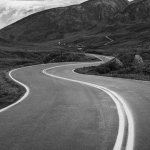
%> input picture img/source.jpg, 150 x 150 px
$ octave main.m   (GNU Octave 9; MATLAB toolbox functions it lacks are replaced by stand-ins)
%> lines starting %> are read from the running program, lines starting %| are printed output that depends on the picture; in (x1, y1, x2, y2) boxes, pixels count from 0 and x2, y2 are one past the last pixel; in counts of white or black regions, pixels touching at a corner belong together; the program's own positions count from 1
### geotrans.m
%  Example call of the GEOTRANS-function
%  --------------------------------------
%  function test
%  %        ====
%  f = double(imread('image.tif'));                     % read grayscale image
%  H = [1 0.1 2; 0.2 0.7 3; 0 0 1];    % affine example transformation
%  g = geotrans (H, f);                   % transformation of iamge f using H
%  figure; imshow (g, []);                                 % show result

function g = geotrans(H, f)
%        ==================
[h w] = size(f);
[Xp, Yp] = ndgrid(1 : w, 1 : h);
X = norm2(H \ [Xp(:) Yp(:) ones(w*h,1)]');          % indirect transformation
clear g;        % Resampling of intensity values using bilinear interpolation
xI = reshape(X(1,:), w, h)';
yI = reshape(X(2,:), w, h)';
g(:,:,1) = interp2(f(:,:,1), xI, yI, 'bilinear');
g2 = ~isfinite(g);
g(g2) = 0;

function n = norm2(x)
%        ============
for i = 1:3
    n(i,:) = x(i,:) ./ x(3,:);
end

### gradient.m
%  example call of GRADIENT-function
%  ---------------------------------------------
%  function test
%  %        ====
%  f = double(imread('image.tif'));                     % read greyvalue image
%  [fx, fy] = gradient(f, 2);                 % compute gradients in x and y
%  figure(1); imshow (fx, []);                % horizontal greyvalue changes
%  figure(2); imshow (fy, []);                  % vertical greyvalue changes

function [fx, fy] = gradient(f, sigma)
%        =============================
r = sqrt(2)*pi*sigma;            % radius of feature mask based on standard deviation
[x, y] = meshgrid(-r:r, -r:r);                       % centering of image wirdow
                                % 1. derivative of Gauss function in x-direction
mask = -x/(2*pi*sigma.^4).*exp(-0.5*(x.^2+y.^2)/(2*sigma^2));
fx = imfilter(f, mask , 'conv');                     % horizontal convolution and
fy = imfilter(f, mask', 'conv');             % vertical convolution with the mask

### design.m
function [A, b] = design(f, g, fx, fy, x, y)
    % 6x6 Matrix A
    A = [sum((fx^2)*(x^2),'all') sum((fx^2)*x*y,'all') sum(fx*fy*(x^2),'all') sum(fx*fy*x*y,'all') sum((fx^2)*x,'all') sum(fx*fy*x,'all');
         sum((fx^2)*x*y,'all') sum((fx^2)*(y^2),'all') sum(fx*fy*x*y,'all') sum(fx*fy*(y^2),'all') sum((fx^2)*y,'all') sum(fx*fy*y,'all');
         sum(fx*fy*(x^2),'all') sum(fx*fy*x*y,'all') sum((fy^2)*(x^2),'all') sum((fy^2)*x*y,'all') sum(fx*fy*x,'all') sum((fy^2)*x,'all');
         sum(fx*fy*x*y,'all') sum(fx*fy*(y^2),'all') sum((fy^2)*x*y,'all') sum((fy^2)*(y^2),'all') sum(fx*fy*y,'all') sum((fy^2)*y,'all');
         sum((fx^2)*x,'all') sum((fx^2)*y,'all') sum(fx*fy*x,'all') sum(fx*fy*y,'all') sum((fx^2),'all') sum(fx*fy,'all');
         sum(fx*fy*x,'all') sum(fx*fy*y,'all') sum((fy^2)*x,'all') sum((fy^2)*y,'all') sum(fx*fy,'all') sum((fy^2),'all');];

    % Grey value differences
    dif = f-g;

    fx_x = fx.*x;
    fx_y = fx.*y;
    fy_x = fy.*x;
    fy_y = fy.*y;

    % Observation vector b
    b = [sum(dif.*fx_x,'all') sum(dif*fx_y,'all') sum(dif.*fy_x,'all') sum(dif*fy_y,'all') sum(dif.*fx,'all') sum(dif.*fy,'all')];
end

### main.m
%------------------------------------------------------------------------------
% Comment 2 lines for testing with source image and transformation matrices
%------------------------------------------------------------------------------
%src = imread("img/target_img.png");
%src = im2gray(src);
%------------------------------------------------------------------------------
% Comment out 2 lines for testing with source image and transformation matrices
%------------------------------------------------------------------------------
src = imread("img/source.jpg");
%> src is the input picture: size 150x150x3 uint8; min 2, max 245, mean 95.5
src = rgb2gray(src);
%> src: size 150x150 uint8

src = im2double(src);
%> src: size 150x150 double

%------------------------------------------------------------------------------
% 4 Arbitrary Transformation Matrices for Testing
%------------------------------------------------------------------------------
H_0 = [1 0.1 0; 0.2 0.8 3; 0 0 1];
%H_0 = [1 0 0; -0.45 1 0; 0 0 1];
%H_0 = [1 0.1 2; 0.2 0.7 3; 0 0 1];
%H_0 = [1 0 0; 0 1 10; 0 0 1];

%------------------------------------------------------------------------------
% Comment out 3 lines for testing with source image and transformation matrices
%------------------------------------------------------------------------------
transformed = geotrans(H_0, src);
%> in geotrans, `g(:,:,1) = interp2(f(:,:,1), xI, yI, 'bilinear');`:
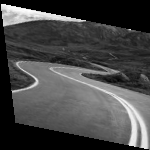
%> g: size 150x150 double; 26.55% of the values are NaN or infinite; the others: min 0.0229, max 0.95, mean 0.376; drawn with min black, max white, NaN and infinite black
%> in geotrans, `g2 = ~isfinite(g);`:
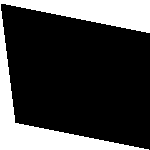
%> g2: size 150x150 logical; 26.5% white; 1 white region, box (x1, y1, x2, y2) and area: (0, 0, 150, 150) 5973
src_cropped = imcrop(src, [25, 25, 99, 99]);
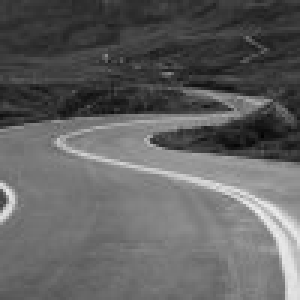
%> src_cropped: size 100x100 double (shown 3 times larger); min 0.00784, max 0.933, mean 0.381
t_cropped = imcrop(transformed, [25, 25, 99, 99]);

%------------------------------------------------------------------------------
% Comment out 5 lines for testing with source image and transformation matrices
%------------------------------------------------------------------------------
%transformed = imread("img/distorted_img_A.png");
%transformed = im2gray(transformed);
%transformed = im2double(transformed);
%src_cropped = imcrop(src, [17, 17, 99, 99]);
%t_cropped = imcrop(transformed, [17, 17, 99, 99]);

% Coordinates from -N/2 to N/2
x0 = [-50:49];
y0 = [-50:49];

% Centered X coordinate for each pixel
X = [];
for i = 1: 100
    X = [X; x0(i) * ones(1, 100)];
end

% Centered Y coordinate for each pixel
Y = [];
for i = 1: 100
    Y = [Y y0(i) * ones(100, 1)];
end

% Initializing iterative image and iteration parameter
res = t_cropped;
it = 1;

% Initializing iterative transformation matrix
H = [1 0 0; 0 1 0; 0 0 1];

while (it < 100)
    % Gradient calculation
    [fx, fy] = gradient(res, 2);

    % Calculation of 6 distortion and translation parameters
    [A, b] = design(res,src_cropped,fx,fy,X,Y);
    z = pinv(A) * b';

    % New translation matrix for current iteration
    H = H * [1+z(1) z(2) z(5);
         z(3) 1+z(4) z(6);
         0 0 1];

    % Applying this transformation to the iterated image
    res = geotrans(H,t_cropped);

    it = it+1;
end
%> this loop made 99 passes
%> (b, H) on passes 1 to 7: ([94.93 20421.5 257.9 1003.4 3.59 -2.25], [1 2.89e-05 -5.77e-07; -0.000707 1 -1.4e-05; 0 0 1]), ([272.6 28204.1 265.2 2726.1 7.28 -2.43], [1 0.000101 -2.02e-06; -0.00153 1 -3.03e-05; 0 0 1]), ([272.8 28147.5 264.3 2750.1 7.25 -2.5], [1 0.000174 -3.48e-06; -0.00235 1 -4.66e-05; 0 0 1]), ([273.1 28090.5 263.4 2774.1 7.23 -2.56], [1 0.000249 -4.97e-06; -0.00318 1 -6.3e-05; 0 0 1]), ([273.3 28033.2 262.5 2798.1 7.2 -2.62], [1 0.000324 -6.49e-06; -0.00402 1 -7.96e-05; 0 0 1]), ([277.5 28111 268.7 2934.2 7.26 -2.54], [1 0.000403 -8.06e-06; -0.00486 1 -9.61e-05; 0 0 1]), ([277.7 28053.6 267.8 2957.7 7.23 -2.6], [0.999 0.000483 -9.66e-06; -0.0057 1.01 -0.000113; 0 0 1])
%> (b, z, H) on passes 27, 38, 42, 43: ([282 26885.8 254.3 3695.2 6.7 -4.21], [-0.000134; 0.000122; -0.00101; 0.000998; -2.45e-06; -2e-05], [0.997 0.00248 -4.97e-05; -0.0243 1.02 -0.000481; 0 0 1]), ([283.3 26280.8 255 4239.2 6.35 -5.44], [-0.000169; 0.000155; -0.0011; 0.00109; -3.1e-06; -2.18e-05], [0.996 0.00405 -8.11e-05; -0.0363 1.04 -0.000718; 0 0 1]), ([283.5 26093.6 257.6 4403.5 6.22 -5.95], [-0.000177; 0.000163; -0.00111; 0.0011; -3.26e-06; -2.2e-05], [0.995 0.00471 -9.42e-05; -0.0408 1.04 -0.000808; 0 0 1]), ([283.4 26042 258.2 4441.5 6.19 -6.08], [-0.000179; 0.000165; -0.00111; 0.0011; -3.3e-06; -2.2e-05], [0.995 0.00488 -9.76e-05; -0.042 1.04 -0.000831; 0 0 1])
%> pass 1, in gradient, `fy = imfilter(f, mask', 'conv');`:
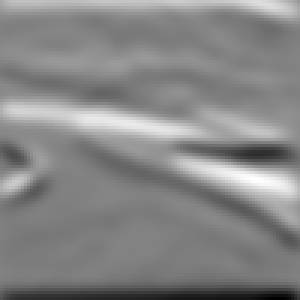
%> fy: size 100x100 double (shown 3 times larger); min -0.272, max 0.25, mean 0.00321; drawn with min black and max white
%> pass 1, in design, `dif = f-g;`:
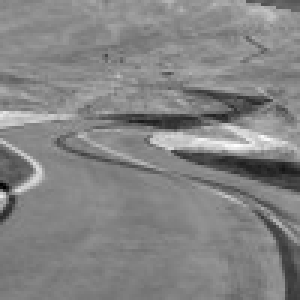
%> dif: size 100x100 double (shown 3 times larger); min -0.677, max 0.571, mean -0.0293; drawn with min black and max white
%> pass 1, in design, `fx_x = fx.*x;`:
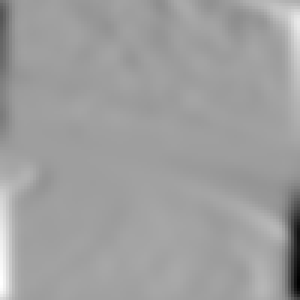
%> fx_x: size 100x100 double (shown 3 times larger); min -12, max 7.32, mean 0.0587; drawn with min black and max white
%> after the loop, H = [0.98 0.018 -0.000361; -0.111 1.11 -0.00221; 0 0 1]; it = 100

subplot(1,3,1)
imshow(src_cropped)
title('Original Cropped Image')

subplot(1,3,2)
imshow(t_cropped)
title('Transformed Cropped Image')

subplot(1,3,3)
% Applying final transformation matrix to see the final result
res = geotrans(H,t_cropped);
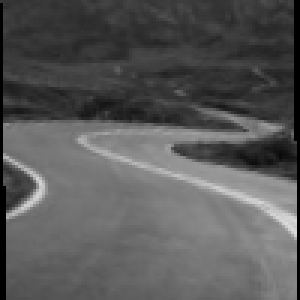
%> res: size 100x100 double (shown 3 times larger); min 0, max 0.865, mean 0.348
imshow(res)
title(it + "th Iteration")

$ run again, with img/target_img.png saved as img/source.jpg
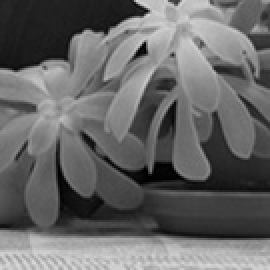
%> input picture img/target_img.png, 135 x 135 px (shown 2 times larger)
%> src is the input picture: size 135x135x3 uint8; min 0, max 218, mean 102.9
%> in geotrans, `g2 = ~isfinite(g);`:
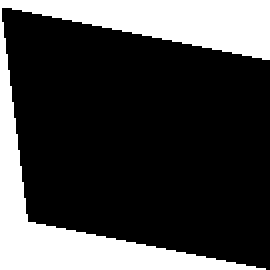
%> g2: size 135x135 logical (shown 2 times larger); 26.7% white; 1 white region, box (x1, y1, x2, y2) and area: (0, 0, 135, 135) 4864
%> the loop `while (it < 100)` made 99 passes
%> (b, H) on passes 1, 2, 4, 5: ([-132.9 -30424.7 2003.7 -17565.4 -20.72 31.85], [1 -5.21e-05 1.04e-06; 0.00119 0.999 2.38e-05; 0 0 1]), ([-174.7 -28203.9 3003.6 -7054.8 -14.2 26.89], [1 -9.35e-05 1.87e-06; 0.00253 0.998 4.46e-05; 0 0 1]), ([-63.3 -29392.1 2994.6 -7883.6 -24.17 25.58], [0.998 0.00164 -3.28e-05; 0.00583 0.994 0.000119; 0 0 1]), ([-64.81 -29237.3 2991.7 -7496.2 -24.13 25.32], [0.998 0.00155 -3.1e-05; 0.0066 0.993 0.000134; 0 0 1])
%> after the loop `while (it < 100)`: H = [0.954 0.061 -0.00122; -0.011 1.03 -0.000687; 0 0 1]; it = 100
%> `res = geotrans(H,t_cropped);`:
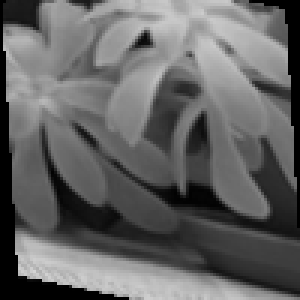
%> res: size 100x100 double (shown 3 times larger); min 0, max 0.831, mean 0.394

$ run again, with img/distorted_img_B.png saved as img/source.jpg
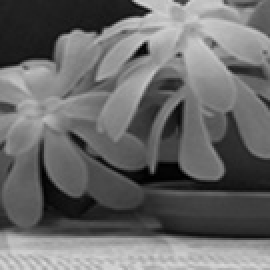
%> input picture img/distorted_img_B.png, 135 x 135 px (shown 2 times larger)
%> src is the input picture: size 135x135 uint8; min 0, max 217, mean 105.6
%> src: size 135x135 double
%> in geotrans, `g2 = ~isfinite(g);`:
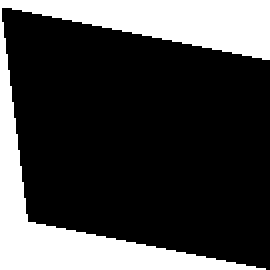
%> g2: size 135x135 logical (shown 2 times larger); 26.7% white; 1 white region, box (x1, y1, x2, y2) and area: (0, 0, 135, 135) 4864
%> the loop `while (it < 100)` made 99 passes
%> (b, H) on passes 1 to 4: ([43.71 -38895.5 1839.3 37567.4 -17.17 36.43], [1 -0.000515 1.03e-05; -0.00082 1 -1.64e-05; 0 0 1]), ([48.36 -39062.6 1836.5 37595.4 -17.28 36.77], [1 -0.00103 2.06e-05; -0.00163 1 -3.27e-05; 0 0 1]), ([52.39 -39236.4 1833.3 37625.8 -17.39 37.12], [1 -0.00155 3.1e-05; -0.00244 1 -4.88e-05; 0 0 1]), ([56.36 -39408.2 1830 37654.5 -17.5 37.46], [1 -0.00207 4.13e-05; -0.00323 1 -6.48e-05; 0 0 1])
%> after the loop `while (it < 100)`: H = [1.04 -0.0408 0.000816; -0.0563 1.06 -0.00113; 0 0 1]; it = 100
%> `res = geotrans(H,t_cropped);`:
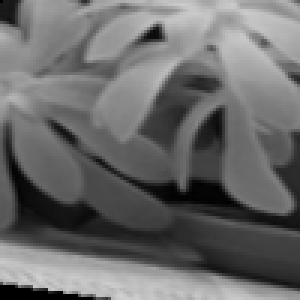
%> res: size 100x100 double (shown 3 times larger); min 0, max 0.814, mean 0.418
